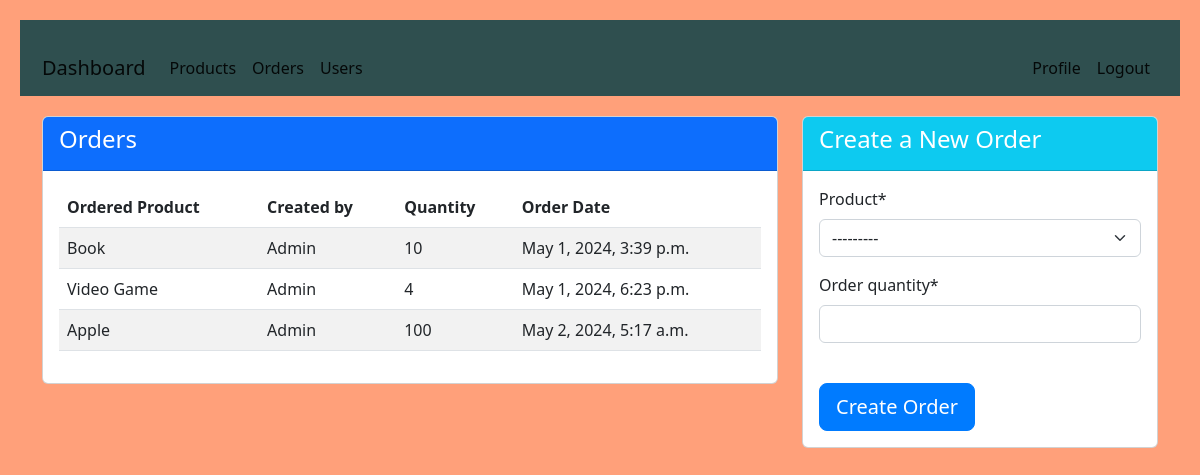
//orders/ (signed in), run on the app's committed database.
### inventory/models.py (models this page shows, shortened)
class Order(models.Model):
    product = models.ForeignKey(Product, on_delete=models.CASCADE, null=True)
    created_by = models.ForeignKey(User, models.CASCADE, null=True)
    order_quantity = models.PositiveIntegerField(null=True)
    date = models.DateTimeField(auto_now_add=True)

class Product(models.Model):
    name = models.CharField(max_length=100, null=True)
    category = models.CharField(max_length=20, choices=CATEGORY, null=True)
    quantity = models.PositiveIntegerField(null=True)
    description = models.CharField(max_length=200, null=True)
    def __str__(self) -> str:
        return self.name

### inventory/views.py (the view)
# urls.py: path("orders/", views.orders, name="orders"),
@login_required
def orders(request):
    orders = Order.objects.all()
    print([i for i in request])
    if request.method == "POST":
        form = OrderForm(request.POST)
        if form.is_valid():
            instance = form.save(commit=False)
            instance.created_by = request.user
            instance.save()
            return redirect("orders")
    else:
        form = OrderForm()
    context = {"title": "Orders", "orders": orders, "form": form}
    return render(request, "inventory/orders.html", context)

### inventory/forms.py
class OrderForm(forms.ModelForm):
    class Meta:
        model = Order
        fields = ["product", "order_quantity"]

### inventory/templates/inventory/orders.html (shortened to what this page needs)
{% extends 'inventory/base.html' %}
{% load crispy_forms_tags %}
{% block content %}
<div class="container">
  <div class="row">
    <div class="col-md-8">
      <div class="card">
        <div class="card-header bg-primary text-white">
          <h4 class="card-title">Orders</h4>
        </div>
        <div class="card-body">
          <table class="table table-striped">
            <thead>
              <tr>
                <th scope="col">Ordered Product</th>
                <th scope="col">Created by</th>
                <th scope="col">Quantity</th>
                <th scope="col">Order Date</th>
              </tr>
            </thead>
            {% if user.is_staff and user.is_superuser %}
            <tbody>
              {% for order in orders %}
              <tr>
                <td>{{ order.product }}</td>
                <td>{{ order.created_by.username }}</td>
                <td>{{ order.order_quantity }}</td>
                <td>{{ order.date }}</td>
              </tr>
              {% endfor %}
            </tbody>
            {% endif %}
          </table>
        </div>
      </div>
    </div>
    <div class="col-md-4">
      <div class="card">
        <div class="card-header bg-info text-white">
          <h4 class="card-title">Create a New Order</h4>
        </div>
        <div class="card-body">
          <form method="POST">
            {{ form|crispy}}
            <br>
            <button type="submit" class="btn btn-primary btn-lg btn-block">Create Order</button>
          </form>
        </div>
      </div>
    </div>
  </div>
</div>
{% endblock %}

### inventory/templates/inventory/base.html (shortened to what this page needs)
<!doctype html>
<html lang="en">
<head>
  <link href="https://cdn.jsdelivr.net/npm/bootstrap@5.2.0-beta1/dist/css/bootstrap.min.css" rel="stylesheet"
>
</head>
<body>
  {% if user.is_authenticated and user.is_staff and user.is_superuser%}
  <nav class="navbar navbar-expand-lg navbar-custom">
    <div class="container">
      <a class="navbar-brand" href="{% url 'dash' %}">Dashboard</a>
      <div class="collapse navbar-collapse" id="navbarSupportedContent">
        <ul class="navbar-nav me-auto mb-2 mb-lg-0">
          <li class="nav-item">
            <a class="nav-link active" aria-current="page" href="{% url 'products' %}">Products</a>
          </li>
          <li class="nav-item">
            <a class="nav-link active" aria-current="page" href="{% url 'orders' %}">Orders</a>
          </li>
          <li class="nav-item">
            <a class="nav-link active" aria-current="page" href="{% url 'users' %}">Users</a>
          </li>
        </ul>
        <ul class="navbar-nav ml-auto mb-2 mb-lg-0">
          <li class="nav-item">
            <a class="nav-link active" aria-current="page" href="{% url 'user' %}">Profile</a>
          </li>
          <li class="nav-item">
            <a class="nav-link active" href="{% url 'logout' %}">Logout</a>
          </li>
        </ul>
      </div>
    </div>
  </nav>
  {% endif %}
  {% block content %}
  {% endblock %}
</body>
</html>

### inventory/templates/inventory/base.html (style rules this page uses)
.navbar-custom { background-color: #2F4F4F; }
.navbar-nav .nav-link { color: #FFFFFF; }
body { background-color: #FFA07A ; }

### inventory/templates/inventory/orders.html (style rules this page uses)
body { background-image: url('https://media.istockphoto.com/id/1035982516/photo/file-sharing-concept-data-transferring.jpg?s=2048x2048&w=is&k=20&c=IH5sv-GcRuwUTesnl_ld9zosrS-3ugUTpNt76b54Faw'); background-size: cover; background-position: center; padding: 20px; }
.container { margin-top: 20px; }
.btn-primary { background-color: #007bff; border-color: #007bff; }

### data on the page
Order: product "Book", created_by.username "Admin", order_quantity "10", date "May 1, 2024, 3:39 p.m."
Order: product "Video Game", created_by.username "Admin", order_quantity "4", date "May 1, 2024, 6:23 p.m."
Order: product "Apple", created_by.username "Admin", order_quantity "100", date "May 2, 2024, 5:17 a.m."
